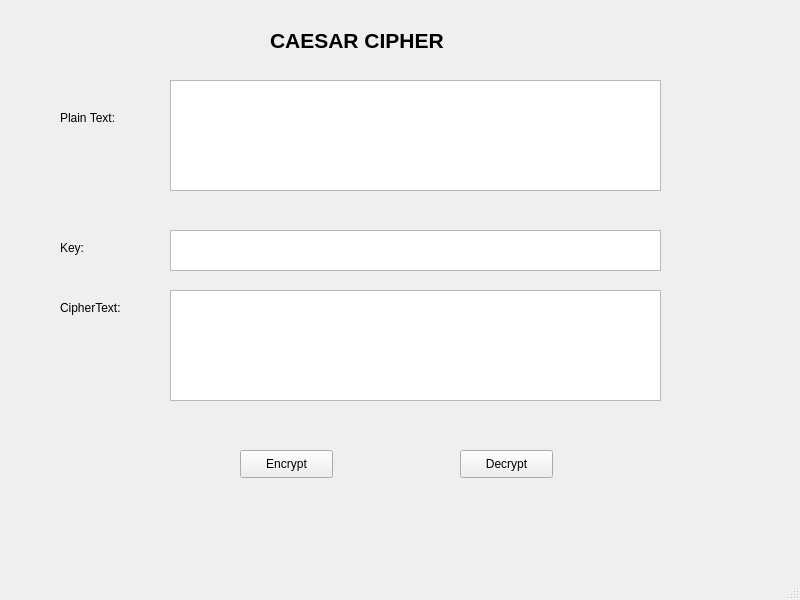
<?xml version="1.0" encoding="UTF-8"?>
<ui version="4.0">
 <class>MainWindow</class>
 <widget class="QMainWindow" name="MainWindow">
  <property name="geometry">
   <rect>
    <x>0</x>
    <y>0</y>
    <width>800</width>
    <height>600</height>
   </rect>
  </property>
  <property name="windowTitle">
   <string>MainWindow</string>
  </property>
  <property name="iconSize">
   <size>
    <width>30</width>
    <height>30</height>
   </size>
  </property>
  <widget class="QWidget" name="centralwidget">
   <widget class="QPlainTextEdit" name="txt_plain_text">
    <property name="geometry">
     <rect>
      <x>170</x>
      <y>80</y>
      <width>491</width>
      <height>111</height>
     </rect>
    </property>
   </widget>
   <widget class="QLabel" name="label">
    <property name="geometry">
     <rect>
      <x>60</x>
      <y>110</y>
      <width>55</width>
      <height>16</height>
     </rect>
    </property>
    <property name="text">
     <string>Plain Text:</string>
    </property>
   </widget>
   <widget class="QLabel" name="label_2">
    <property name="geometry">
     <rect>
      <x>60</x>
      <y>240</y>
      <width>55</width>
      <height>16</height>
     </rect>
    </property>
    <property name="text">
     <string>Key:</string>
    </property>
   </widget>
   <widget class="QLabel" name="label_3">
    <property name="geometry">
     <rect>
      <x>60</x>
      <y>300</y>
      <width>71</width>
      <height>16</height>
     </rect>
    </property>
    <property name="text">
     <string>CipherText:</string>
    </property>
    <property name="scaledContents">
     <bool>false</bool>
    </property>
   </widget>
   <widget class="QPlainTextEdit" name="txt_key">
    <property name="geometry">
     <rect>
      <x>170</x>
      <y>230</y>
      <width>491</width>
      <height>41</height>
     </rect>
    </property>
   </widget>
   <widget class="QPlainTextEdit" name="txt_cipher_text">
    <property name="geometry">
     <rect>
      <x>170</x>
      <y>290</y>
      <width>491</width>
      <height>111</height>
     </rect>
    </property>
   </widget>
   <widget class="QPushButton" name="btn_encrypt">
    <property name="geometry">
     <rect>
      <x>240</x>
      <y>450</y>
      <width>93</width>
      <height>28</height>
     </rect>
    </property>
    <property name="text">
     <string>Encrypt</string>
    </property>
   </widget>
   <widget class="QPushButton" name="btn_decrypt">
    <property name="geometry">
     <rect>
      <x>460</x>
      <y>450</y>
      <width>93</width>
      <height>28</height>
     </rect>
    </property>
    <property name="text">
     <string>Decrypt</string>
    </property>
   </widget>
   <widget class="QLabel" name="label_4">
    <property name="geometry">
     <rect>
      <x>270</x>
      <y>20</y>
      <width>271</width>
      <height>41</height>
     </rect>
    </property>
    <property name="font">
     <font>
      <pointsize>16</pointsize>
      <weight>75</weight>
      <bold>true</bold>
     </font>
    </property>
    <property name="text">
     <string>CAESAR CIPHER</string>
    </property>
   </widget>
  </widget>
  <widget class="QMenuBar" name="menubar">
   <property name="geometry">
    <rect>
     <x>0</x>
     <y>0</y>
     <width>800</width>
     <height>26</height>
    </rect>
   </property>
  </widget>
  <widget class="QStatusBar" name="statusbar"/>
 </widget>
 <resources/>
 <connections/>
</ui>
